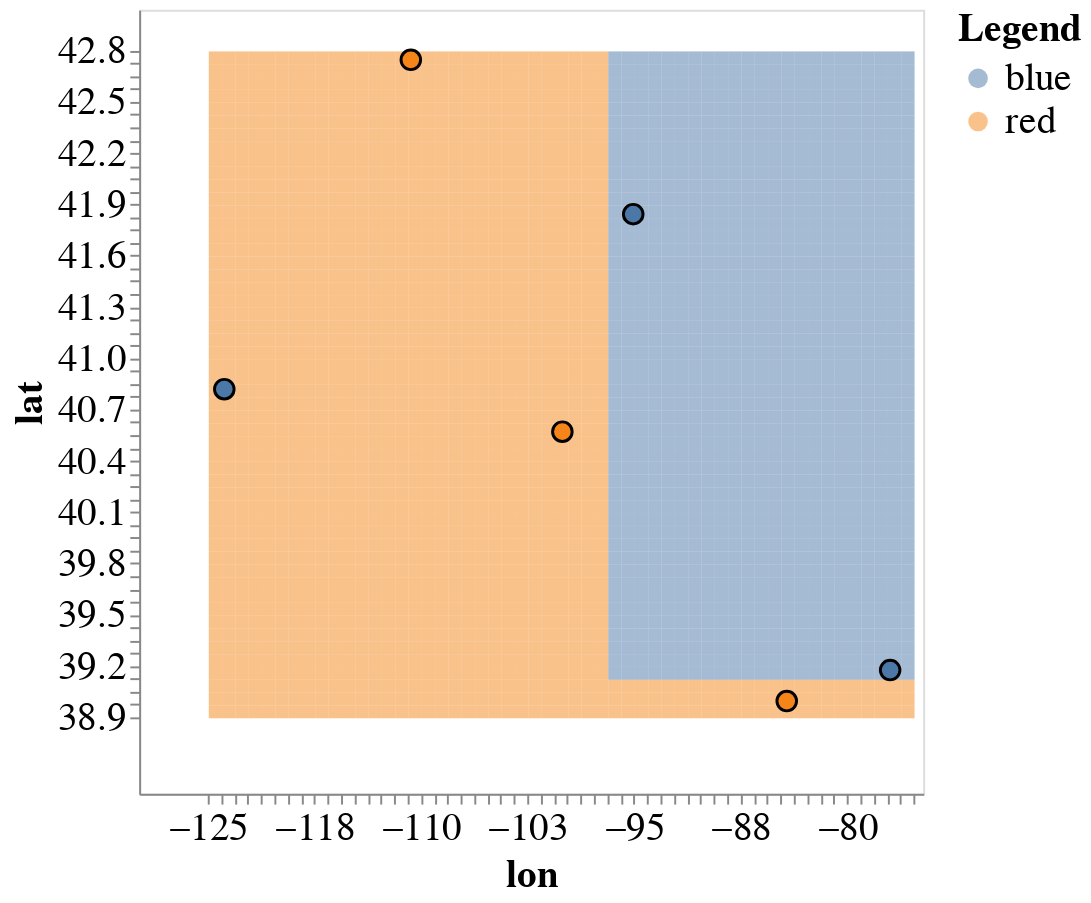

Notebook cell for this chart:
### Code cell
plot_model(X, y, model)

### Figure 1 — Vega-Lite specification as saved in the notebook (floating-point values rounded to 4 significant figures; data arrays with more than 128 entries replaced by an {"elided": "..."} marker saying what was removed)
{"config": {"view": {"continuousWidth": 400, "continuousHeight": 300}, "axis": {"labelFontSize": 20, "titleFontSize": 20}, "legend": {"labelFontSize": 20, "titleFontSize": 20}}, "layer": [{"data": {"name": "data-471f095c77ac6ed980ad3e18c0381e8a"}, "mark": {"type": "rect", "opacity": 0.5}, "encoding": {"color": {"type": "nominal", "field": "predictions", "title": "Legend"}, "x": {"type": "quantitative", "bin": {"step": 0.9342}, "field": "x1"}, "y": {"type": "quantitative", "bin": {"step": 0.07361}, "field": "x2"}}, "height": 400, "width": 400}, {"data": {"name": "data-f460957ac6269065009392135cab11cf"}, "mark": {"type": "circle", "opacity": 1, "size": 100, "stroke": "black", "strokeWidth": 1.5}, "encoding": {"color": {"type": "nominal", "field": "vote"}, "x": {"type": "quantitative", "axis": {"labels": true, "ticks": true, "title": "lon"}, "field": "lon"}, "y": {"type": "quantitative", "axis": {"labels": true, "ticks": true, "title": "lat"}, "field": "lat"}}}], "$schema": "https://vega.github.io/schema/vega-lite/v4.0.0.json", "datasets": {"data-471f095c77ac6ed980ad3e18c0381e8a": {"elided": "2756 records"}, "data-f460957ac6269065009392135cab11cf": [{"lon": -124.0, "lat": 40.82, "vote": "blue"}, {"lon": -110.9, "lat": 42.71, "vote": "red"}, {"lon": -84.57, "lat": 39.03, "vote": "red"}, {"lon": -95.34, "lat": 41.83, "vote": "blue"}, {"lon": -77.32, "lat": 39.21, "vote": "blue"}, {"lon": -100.3, "lat": 40.58, "vote": "red"}]}}
